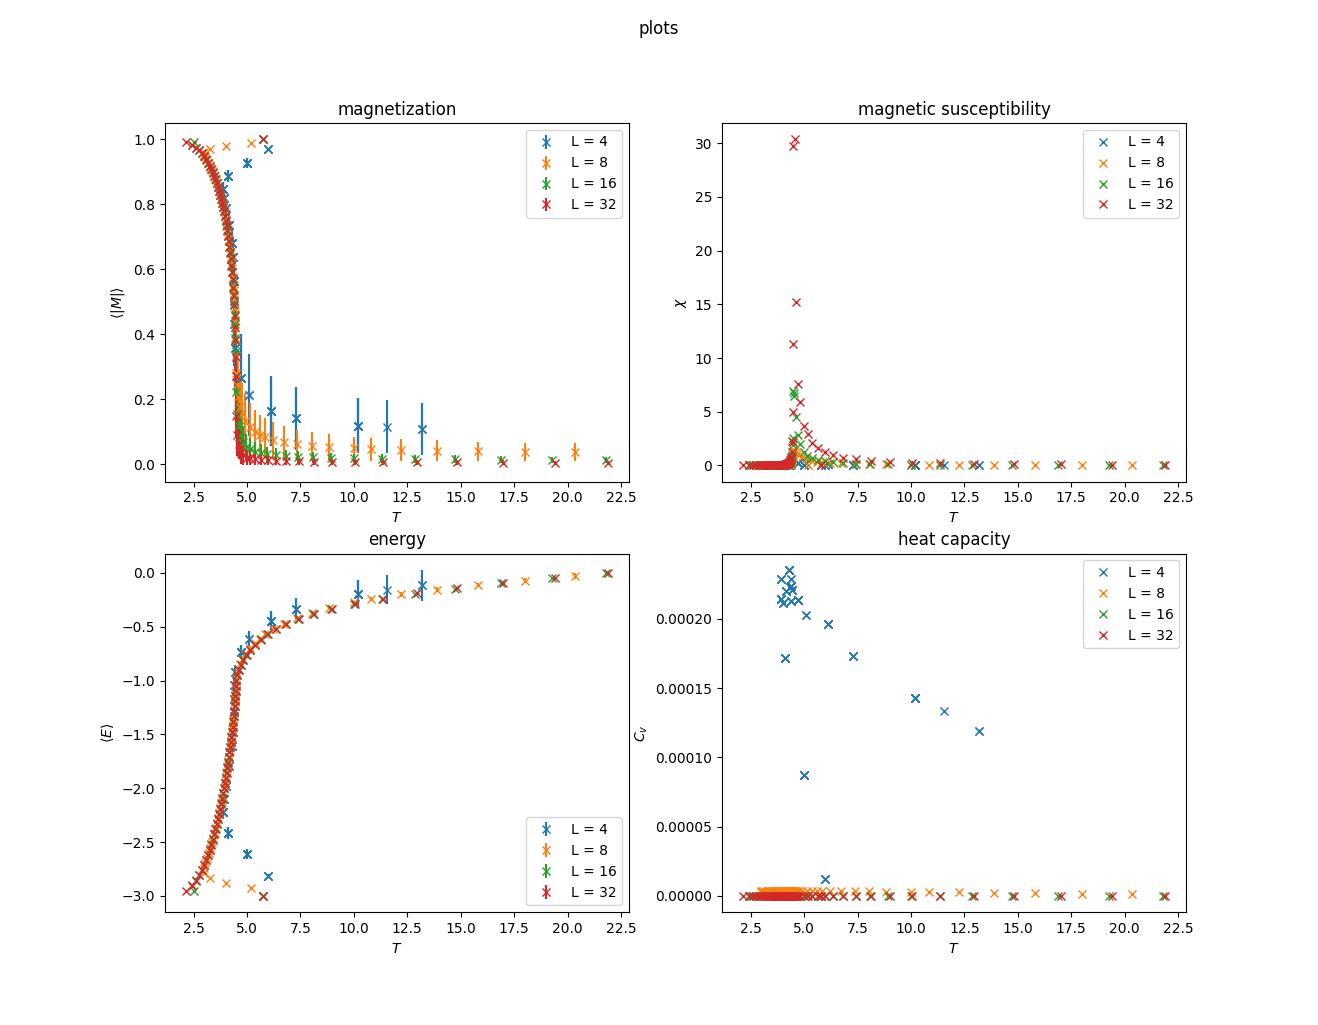

The Python source for this figure:
import numpy as np
import matplotlib.pyplot as plt
import platform
import sys

def main():
    data = np.loadtxt(sys.argv[1], delimiter=",")

    L_arr_unique = np.unique(data[:,0]).astype(int)
    n_L = len(L_arr_unique)

    fig, axs = plt.subplots(2,2)
    fig.suptitle('plots')

    for i in range(1,n_L):
        Esys_arr= data[data[:,0]==L_arr_unique[i],1]
        T_arr   = data[data[:,0]==L_arr_unique[i],2]
        M_arr   = data[data[:,0]==L_arr_unique[i],3]
        M_err   = data[data[:,0]==L_arr_unique[i],4]
        chi_arr = data[data[:,0]==L_arr_unique[i],5]
        E_arr   = data[data[:,0]==L_arr_unique[i],6]
        E_err   = data[data[:,0]==L_arr_unique[i],7]
        cv_arr  = data[data[:,0]==L_arr_unique[i],8]


        axs[0,0].errorbar(T_arr, M_arr, yerr=M_err, marker='x', ls='', label="L = " + str(L_arr_unique[i]))

        axs[0,1].plot(T_arr, chi_arr, 'x', label="L = " + str(L_arr_unique[i]))

        axs[1,0].errorbar(T_arr, E_arr, yerr=E_err, marker='x', ls='', label="L = " + str(L_arr_unique[i]))

        axs[1,1].plot(T_arr, cv_arr, 'x', label="L = " + str(L_arr_unique[i]))

        print("Critical Temp T_c = ", T_arr[np.argmax(chi_arr)], " for L = ", L_arr_unique[i])
    
    axs[0,0].set_xlabel(r'$T$')
    axs[0,0].set_ylabel(r'$\langle |M| \rangle$')
    axs[0,0].set_title('magnetization')
    axs[0,0].legend()

    axs[0,1].set_xlabel(r'$T$')
    axs[0,1].set_ylabel(r'$\chi$')
    axs[0,1].set_title('magnetic susceptibility')
    axs[0,1].legend()

    axs[1,0].set_xlabel(r'$T$')
    axs[1,0].set_ylabel(r'$\langle E \rangle$')
    axs[1,0].set_title('energy')
    axs[1,0].legend()

    axs[1,1].set_xlabel(r'$T$')
    axs[1,1].set_ylabel(r'$C_v$')
    axs[1,1].set_title('heat capacity')
    axs[1,1].legend()


    if "WSL" in platform.uname().release or "Microsoft" in platform.uname().release:
        plt.savefig("plots.png")
    else:
        plt.show()


if __name__ == "__main__":
    main()
